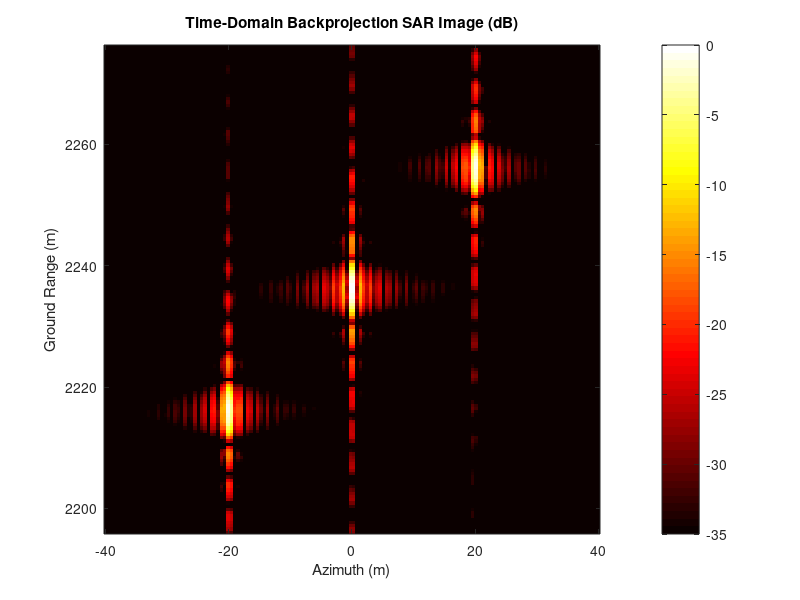

The MATLAB script that drew this image:
%% Synthetic Aperture Radar (SAR) Time-Domain Backprojection Processor (BPA)
% Self-contained script (requires no external toolboxes)
clear; close all; clc;

%% 1. Radar & System Setup
c = 3e8;                    % Speed of light (m/s)
fc = 5.3e9;                 % Carrier frequency (Hz)
lambda = c / fc;            % Wavelength (m)
k0 = 2 * pi / lambda;       % Wavenumber
B = 40e6;                   % Chirp Bandwidth (Hz)
Tp = 4e-6;                  % Pulse Width (s)
Kr = B / Tp;                % FM rate (Hz/s)
fs = 2 * B;                 % Fast-time sampling rate (Hz)

v = 100;                    % Flight speed (m/s)
H = 2000;                   % Flight Altitude (m)
R0 = 3000;                  % Range to ground scene center (m)
PRF = 250;                  % PRF (Hz)
PRT = 1 / PRF;

%% 2. Point Scatterer Ground Scene
targets = [
      0, sqrt(R0^2 - H^2),      1.0;
    -20, sqrt(R0^2 - H^2) - 20, 0.8;
     20, sqrt(R0^2 - H^2) + 20, 0.8
];
N_targets = size(targets, 1);

%% 3. Slow-Time Trajectory & Fast-Time Vector
Ta = 1.0;                           % Synthetic aperture integration time (s)
t_eta = -Ta/2 : PRT : Ta/2;          % Slow-time samples
Na = length(t_eta);

% Radar flight coordinates: Along-track flight path
radar_x = v * t_eta;
radar_y = zeros(1, Na);
radar_z = H * ones(1, Na);

R_min = sqrt(min(targets(:,2))^2 + H^2) - 80;
R_max = sqrt(max(targets(:,2))^2 + H^2) + 80;
t_tau = (2*R_min/c - Tp/2) : 1/fs : (2*R_max/c + Tp/2);
Nr = length(t_tau);

%% 4. Raw Echo Collection
raw_echo = zeros(Na, Nr);
for p = 1:Na
    pulse = zeros(1, Nr);
    for k = 1:N_targets
        R_inst = sqrt((radar_x(p) - targets(k,1))^2 + (radar_y(p) - targets(k,2))^2 + radar_z(p)^2);
        tau_delay = 2 * R_inst / c;
        tau_diff = t_tau - tau_delay;
        rect_pulse = abs(tau_diff) <= (Tp/2);
        phase = -2*pi*fc*tau_delay + pi*Kr*(tau_diff.^2);
        pulse = pulse + targets(k,3) * rect_pulse .* exp(1j * phase);
    end
    raw_echo(p, :) = pulse;
end

%% 5. Fast-Time Range Compression
tau_ref = -Tp/2 : 1/fs : Tp/2;
s_ref = exp(1j * pi * Kr * tau_ref.^2);
sh = round((length(tau_ref) - 1) / 2);
N_fft_r = 2^nextpow2(Nr + length(tau_ref) - 1);
H_range = fft(conj(s_ref), N_fft_r);

rc_data = zeros(Na, Nr);
for p = 1:Na
    S_pulse = fft(raw_echo(p, :), N_fft_r);
    comp = ifft(S_pulse .* H_range);
    rc_data(p, :) = comp(1+sh : Nr+sh);
end

%% 6. Time-Domain Backprojection Algorithm (Vectorized Mesh Integration)
% Define 2D Ground Reconstruction Grid
grid_x = linspace(-40, 40, 150);                     % Azimuth grid (m)
grid_y = linspace(sqrt(R0^2-H^2)-40, sqrt(R0^2-H^2)+40, 150); % Ground range grid (m)
[X_mesh, Y_mesh] = meshgrid(grid_x, grid_y);
bpa_image = zeros(size(X_mesh));

dt = 1 / fs;
t_start = t_tau(1);

disp('Executing Time-Domain Backprojection Integration...');
for p = 1:Na
    R_pix = sqrt((v*t_eta(p) - X_mesh).^2 + Y_mesh.^2 + H^2);
    bin = (2*R_pix/c - t_start)/dt + 1;
    lo = floor(bin);  fr = bin - lo;
    ok = (lo >= 1) & (lo+1 <= Nr);
    lo(~ok) = 1;
    pulse_rc = rc_data(p, :);
    val = (1-fr).*pulse_rc(lo) + fr.*pulse_rc(lo+1);
    bpa_image = bpa_image + ok .* val .* exp(1j*2*k0*R_pix);
end

%% 7. Visualization
figure('Color', 'w', 'Position', [150, 150, 650, 550]);
bpa_image_db = 20 * log10(abs(bpa_image) / max(abs(bpa_image(:))));
imagesc(grid_x, grid_y, bpa_image_db, [-35, 0]);
colormap(gca, 'hot'); colorbar;
title('Time-Domain Backprojection SAR Image (dB)');
xlabel('Azimuth (m)'); ylabel('Ground Range (m)');
axis xy; axis tight;

disp('Backprojection reconstruction complete!');
